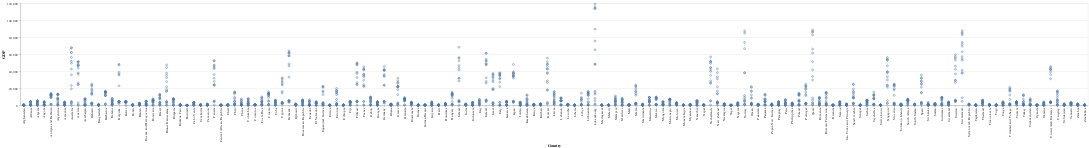

Here is the notebook cell this chart was saved with:
### Code cell
#checking for outliers or typos
alt.Chart(health_factors).mark_point().encode(
    y='GDP',
    x = 'Country'

    )

### Figure 1 — Vega-Lite specification as saved in the notebook (floating-point values rounded to 4 significant figures; data arrays with more than 128 entries replaced by an {"elided": "..."} marker saying what was removed)
{"config": {"view": {"continuousWidth": 400, "continuousHeight": 300}}, "data": {"name": "data-fb7a9cb87f2745404a6ee70be0d36da9"}, "mark": "point", "encoding": {"x": {"field": "Country", "type": "nominal"}, "y": {"field": "GDP", "type": "quantitative"}}, "$schema": "https://vega.github.io/schema/vega-lite/v4.17.0.json", "datasets": {"data-fb7a9cb87f2745404a6ee70be0d36da9": {"elided": "2482 records"}}}
